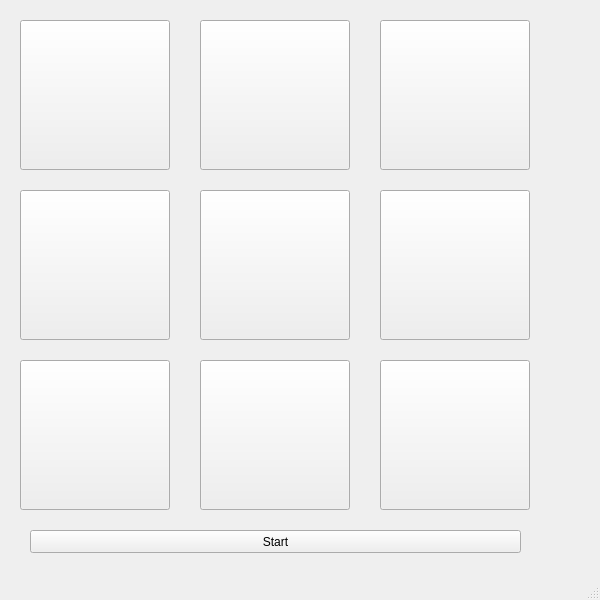
<?xml version="1.0" encoding="UTF-8"?>
<ui version="4.0">
 <class>MainWindow</class>
 <widget class="QMainWindow" name="MainWindow">
  <property name="geometry">
   <rect>
    <x>0</x>
    <y>0</y>
    <width>600</width>
    <height>600</height>
   </rect>
  </property>
  <property name="windowTitle">
   <string>MainWindow</string>
  </property>
  <widget class="QWidget" name="centralwidget">
   <widget class="QPushButton" name="p_1">
    <property name="geometry">
     <rect>
      <x>20</x>
      <y>20</y>
      <width>150</width>
      <height>150</height>
     </rect>
    </property>
    <property name="font">
     <font>
      <family>Palatino Linotype</family>
      <pointsize>16</pointsize>
     </font>
    </property>
    <property name="text">
     <string/>
    </property>
   </widget>
   <widget class="QPushButton" name="p_2">
    <property name="geometry">
     <rect>
      <x>200</x>
      <y>20</y>
      <width>150</width>
      <height>150</height>
     </rect>
    </property>
    <property name="font">
     <font>
      <family>Palatino Linotype</family>
      <pointsize>16</pointsize>
     </font>
    </property>
    <property name="text">
     <string/>
    </property>
   </widget>
   <widget class="QPushButton" name="p_3">
    <property name="geometry">
     <rect>
      <x>380</x>
      <y>20</y>
      <width>150</width>
      <height>150</height>
     </rect>
    </property>
    <property name="font">
     <font>
      <family>Palatino Linotype</family>
      <pointsize>16</pointsize>
     </font>
    </property>
    <property name="text">
     <string/>
    </property>
   </widget>
   <widget class="QPushButton" name="p_6">
    <property name="geometry">
     <rect>
      <x>380</x>
      <y>190</y>
      <width>150</width>
      <height>150</height>
     </rect>
    </property>
    <property name="font">
     <font>
      <family>Palatino Linotype</family>
      <pointsize>16</pointsize>
     </font>
    </property>
    <property name="text">
     <string/>
    </property>
   </widget>
   <widget class="QPushButton" name="p_4">
    <property name="geometry">
     <rect>
      <x>20</x>
      <y>190</y>
      <width>150</width>
      <height>150</height>
     </rect>
    </property>
    <property name="font">
     <font>
      <family>Palatino Linotype</family>
      <pointsize>16</pointsize>
     </font>
    </property>
    <property name="text">
     <string/>
    </property>
   </widget>
   <widget class="QPushButton" name="p_5">
    <property name="geometry">
     <rect>
      <x>200</x>
      <y>190</y>
      <width>150</width>
      <height>150</height>
     </rect>
    </property>
    <property name="font">
     <font>
      <family>Palatino Linotype</family>
      <pointsize>16</pointsize>
     </font>
    </property>
    <property name="text">
     <string/>
    </property>
   </widget>
   <widget class="QPushButton" name="p_9">
    <property name="geometry">
     <rect>
      <x>380</x>
      <y>360</y>
      <width>150</width>
      <height>150</height>
     </rect>
    </property>
    <property name="font">
     <font>
      <family>Palatino Linotype</family>
      <pointsize>16</pointsize>
     </font>
    </property>
    <property name="text">
     <string/>
    </property>
   </widget>
   <widget class="QPushButton" name="p_7">
    <property name="geometry">
     <rect>
      <x>20</x>
      <y>360</y>
      <width>150</width>
      <height>150</height>
     </rect>
    </property>
    <property name="font">
     <font>
      <family>Palatino Linotype</family>
      <pointsize>16</pointsize>
     </font>
    </property>
    <property name="text">
     <string/>
    </property>
   </widget>
   <widget class="QPushButton" name="p_8">
    <property name="geometry">
     <rect>
      <x>200</x>
      <y>360</y>
      <width>150</width>
      <height>150</height>
     </rect>
    </property>
    <property name="font">
     <font>
      <family>Palatino Linotype</family>
      <pointsize>16</pointsize>
     </font>
    </property>
    <property name="text">
     <string/>
    </property>
   </widget>
   <widget class="QPushButton" name="pushButton">
    <property name="geometry">
     <rect>
      <x>30</x>
      <y>530</y>
      <width>491</width>
      <height>23</height>
     </rect>
    </property>
    <property name="text">
     <string>Start</string>
    </property>
   </widget>
  </widget>
  <widget class="QMenuBar" name="menubar">
   <property name="geometry">
    <rect>
     <x>0</x>
     <y>0</y>
     <width>600</width>
     <height>21</height>
    </rect>
   </property>
  </widget>
  <widget class="QStatusBar" name="statusbar"/>
 </widget>
 <resources/>
 <connections/>
</ui>
